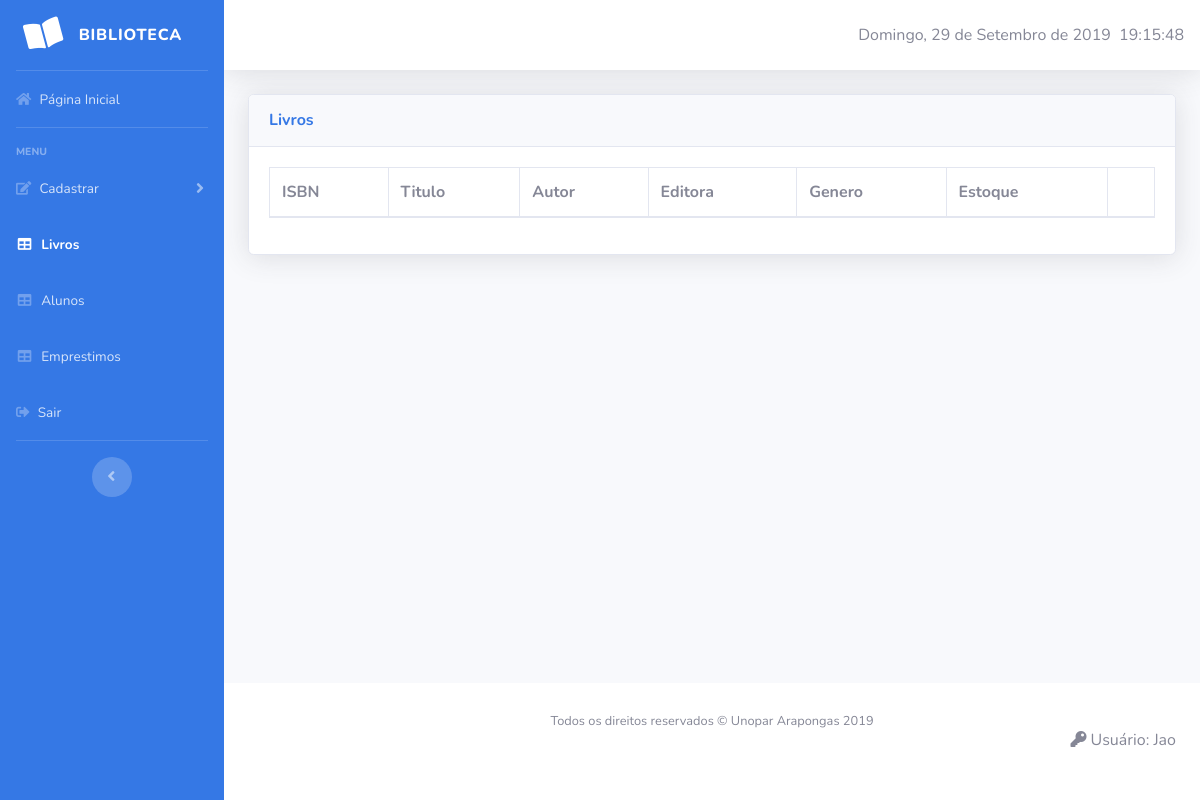
/view/interface_rel_livro.php (signed in), run on an earlier commit of the app's database.
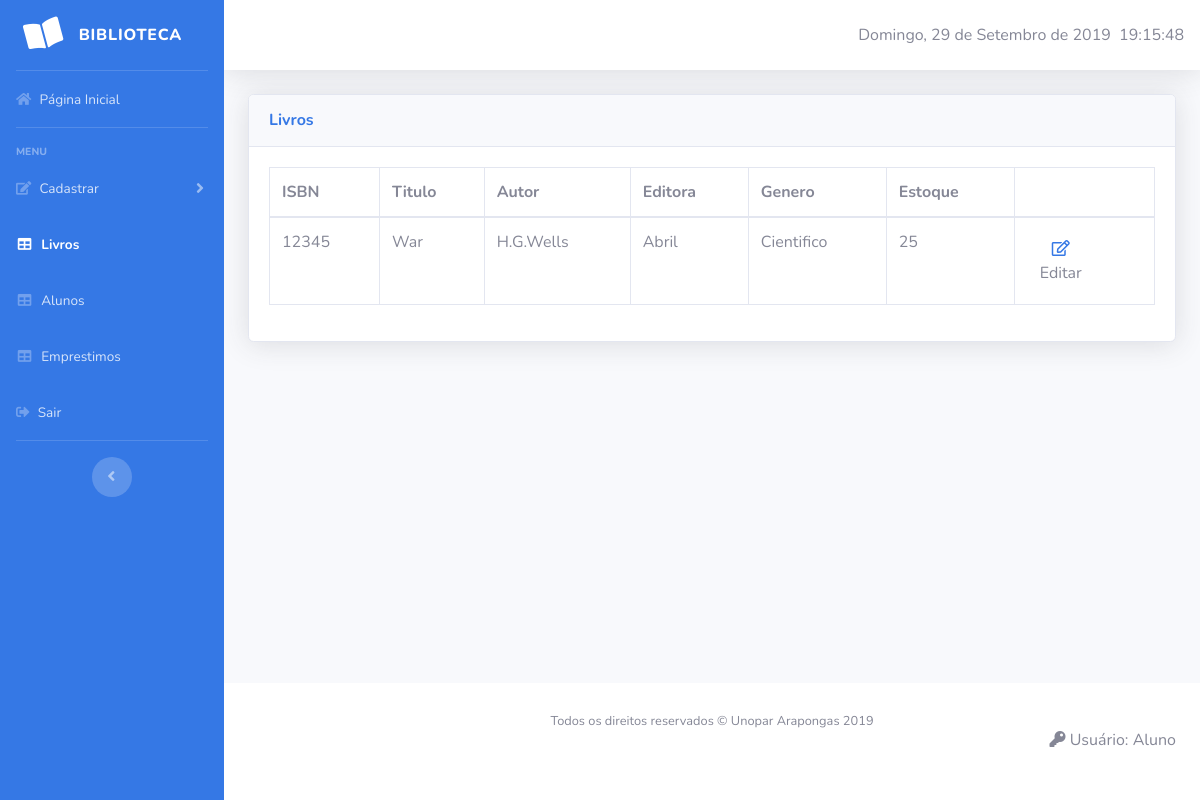
And on a later commit of the database.
### tables this page shows
CREATE TABLE `livros` (
  `id_livro` int(5) NOT NULL,
  `isbn` varchar(20) NOT NULL,
  `titulo_livro` varchar(50) NOT NULL,
  `id_autor` int(5) NOT NULL,
  `id_editora` int(5) NOT NULL,
  `id_genero` int(5) NOT NULL,
  `qtd_disponivel` int(5) NOT NULL
);

CREATE TABLE `autor` (
  `id_autor` int(5) NOT NULL,
  `nome_autor` varchar(20) NOT NULL
);

CREATE TABLE `editora` (
  `id_editora` int(5) NOT NULL,
  `nome_editora` varchar(25) NOT NULL
);

CREATE TABLE `genero` (
  `id_genero` int(5) NOT NULL,
  `desc_genero` varchar(20) NOT NULL
);

### view/interface_rel_livro.php (the view, shortened to what the changed rows need)
<?php include "../control/conexao_banco.php"; ?>
<!DOCTYPE html>
<html lang="pt-BR">
<head>
    <link href="../vendor/fontawesome-free/css/all.min.css" rel="stylesheet" type="text/css">
    <link href="../css/sb-admin-2.min.css" rel="stylesheet">
    <link href="../vendor/datatables/dataTables.bootstrap4.min.css" rel="stylesheet">
</head>
<body id="page-top">
    <div id="wrapper">
        <div id="content-wrapper" class="d-flex flex-column">
            <div id="content">
                <div class="container-fluid">
                    <div class="card shadow mb-4">
                        <div class="card-body">
                            <div class="table-responsive">
                                <table class="table table-bordered" id="dataTable" width="100%" cellspacing="0">
                                    <thead>
                                        <tr>
                                            <th>ISBN</th>
                                            <th>Titulo</th>
                                            <th>Autor</th>
                                            <th>Editora</th>
                                            <th>Genero</th>
                                            <th>Estoque</th>
                                            <th></th>
                                        </tr>
                                    </thead>
                                    <tbody>
                                        <?php
                                    $sql=mysqli_query($conexao, "SELECT * FROM livros JOIN genero ON livros.id_genero = genero.id_genero JOIN editora ON livros.id_editora = editora.id_editora JOIN autor ON livros.id_autor = autor.id_autor WHERE livros.id_livro <> 0");
                                    while($row = mysqli_fetch_array($sql)){ ?>
                                        <tr>
                                            <td><?php echo $row['isbn'];?></td>
                                            <td><?php echo $row['titulo_livro'];?></td>
                                            <td><?php echo $row['nome_autor'];?></td>
                                            <td><?php echo $row['nome_editora'];?></td>
                                            <td><?php echo $row['desc_genero'];?></td>
                                            <td class="edit" data-show="quantidade"><?php echo $row['qtd_disponivel'];?>
                                            </td>
                                            <td>
                                                <a href="#exampleModal<?php echo $row['id_livro'];?>"
                                                    data-toggle="modal">
                                                    <button class="btn" type="button" data-toggle="modal"
                                                        data-target="#exampleModal"><i class="far fa-edit"
                                                            style="color: #3578E5;"> </i><br> Editar</button>
                                                </a>
                                            </td>
                                        </tr>
                            </div>
                        </div>
                    </div>
                </div>
                <?php } ?>
                </tbody>
                </table>
            </div>
        </div>
    </div>
    </div>
    </div>
    <footer class="sticky-footer bg-white">
        <div class="container my-auto">
            <div class="copyright text-center my-auto">
                <span>Todos os direitos reservados &copy; Unopar Arapongas 2019</span>
            </div>
            <p class="text-right"> <i class="fas fa-key"></i> Usuário: <?php echo $_SESSION['usuarioNome']?></p>
        </div>
    </footer>
    </div>
    </div>
</body>
</html>

What changed in the data, as far as the page shows it:
added livros: isbn "12345", titulo_livro "War", id_autor.nome_autor "H.G.Wells", id_editora.nome_editora "Abril", id_genero.desc_genero "Cientifico", qtd_disponivel "25"
Also different on the page:
$_SESSION['usuarioNome']: "Jao" → "Aluno"
